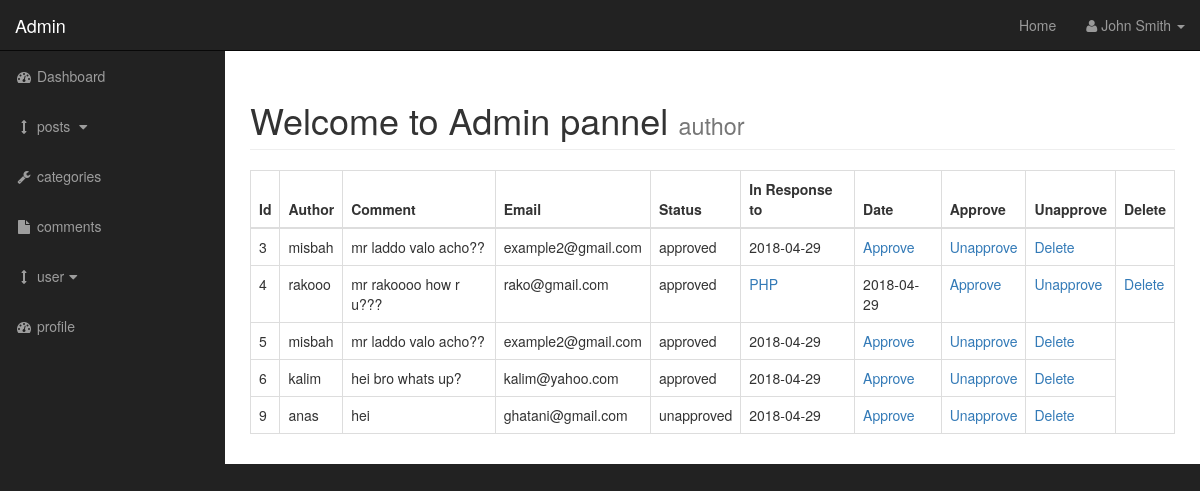
Page /admin/comments.php on the committed database.
### tables this page shows
CREATE TABLE `comments` (
  `comment_id` int(3) NOT NULL,
  `comment_post_id` int(3) NOT NULL,
  `comment_author` varchar(255) NOT NULL,
  `comment_email` varchar(255) NOT NULL,
  `comment_content` text NOT NULL,
  `comment_status` varchar(255) NOT NULL,
  `comment_date` date NOT NULL
);

CREATE TABLE `posts` (
  `post_id` int(3) NOT NULL,
  `post_catagorie_id` int(3) NOT NULL,
  `post_title` varchar(255) NOT NULL,
  `post_author` varchar(255) NOT NULL,
  `post_date` date NOT NULL,
  `post_image` text NOT NULL,
  `post_content` text NOT NULL,
  `post_tag` varchar(255) NOT NULL,
  `post_comment_count` int(11) NOT NULL,
  `post_status` varchar(255) NOT NULL DEFAULT 'draft'
);

### admin/include/view_all_comment.php (the view, shortened to what this page needs)
<table class="table table-bordered table-hover">
              <thead>
                  <tr>
                      <th>Id</th>
                      <th>Author</th>
                      <th>Comment</th>
                      <th>Email</th>
                      <th>Status</th>
                      <th>In Response to</th>
                      <th>Date</th>
                      <th>Approve</th>
                      <th>Unapprove</th>
                      <th>Delete</th>
                  </tr>
              </thead>
              <tbody>
<?php
        $query = "SELECT * FROM comments ";
        $select_comment = mysqli_query($connection,$query);
        while($row = mysqli_fetch_assoc($select_comment)){
        $comment_id = $row['comment_id'];
        $comment_post_id = $row['comment_post_id'];
        $comment_author = $row['comment_author'];
        $comment_email = $row['comment_email'];
        $comment_content = $row['comment_content'];
        $comment_status = $row['comment_status'];
        $comment_date = $row['comment_date'];
        echo "<tr>";
        echo "<td>$comment_id</td>";
        echo "<td>$comment_author</td>";
        echo "<td>$comment_content</td>";
        echo "<td>$comment_email</td>";
        echo "<td>$comment_status</td>";
        $query ="SELECT * FROM posts WHERE post_id = $comment_post_id ";
        $selcet_comment_query = mysqli_query($connection, $query);
        while($row = mysqli_fetch_assoc($selcet_comment_query)){
              $post_id =$row['post_id'];
              $post_title =$row['post_title'];
              echo "<td><a href='../post.php?p_id=$post_id'>$post_title</a></td>";
        }
        echo "<td>$comment_date</td>";
        echo "<td><a href='comments.php?approved=$comment_id'>Approve</a></td>";
        echo "<td><a href='comments.php?unapproved=$comment_id'>Unapprove</a></td>";
        echo "<td><a href='comments.php?delete=$comment_id'>Delete</a></td>";
        echo " </tr>";
    }
?>
    </tbody>
</table>

### admin/css/sb-admin.css (style rules this page uses)
body { margin-top: 100px; background-color: #222; }
@media (min-width:768px) { body { margin-top: 50px; } }

### rows in the picture
comments: comment_id "3", comment_author "misbah", comment_content "mr laddo valo acho??", comment_email "example2@gmail.com", comment_status "approved", comment_date "2018-04-29"
comments: comment_id "4", comment_author "rakooo", comment_content "mr rakoooo how r u???", comment_email "rako@gmail.com", comment_status "approved", comment_date "2018-04-29"
posts: post_title "PHP"
comments: comment_id "5", comment_author "misbah", comment_content "mr laddo valo acho??", comment_email "example2@gmail.com", comment_status "approved", comment_date "2018-04-29"
comments: comment_id "6", comment_author "kalim", comment_content "hei bro whats up?", comment_email "kalim@yahoo.com", comment_status "approved", comment_date "2018-04-29"
comments: comment_id "9", comment_author "anas", comment_content "hei", comment_email "ghatani@gmail.com", comment_status "unapproved", comment_date "2018-04-29"
